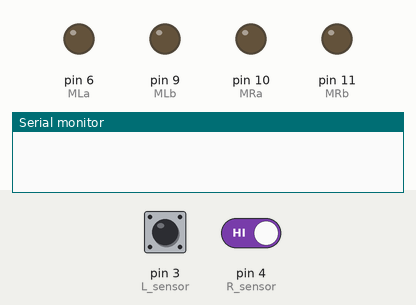
This sketch was run on a simulated Arduino Uno, built with avr-gcc and run on an emulated ATmega328P. Parts: output pins drawn as LEDs (lit = HIGH), the last lines printed to the serial monitor. Dashed ring = blinking. The test bench sets the inputs (shaded band); at power-on: pin 3 (L_sensor) HIGH, pin 4 (R_sensor) HIGH.

Above: at 1.2 s.
1.3 s: pin 3 (L_sensor) driven LOW
At 2.5 s:
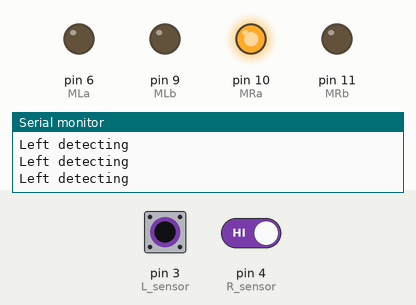
2.8 s: pin 4 (R_sensor) driven LOW
At 3.4 s:
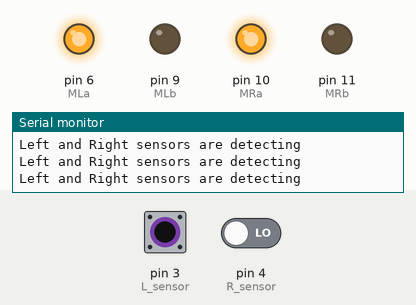
4.3 s: pin 3 (L_sensor) driven HIGH
At 5.0 s:
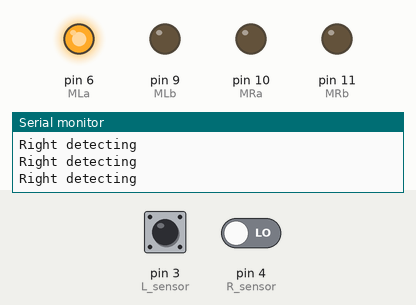
5.8 s: pin 4 (R_sensor) driven HIGH
At 6.1 s:
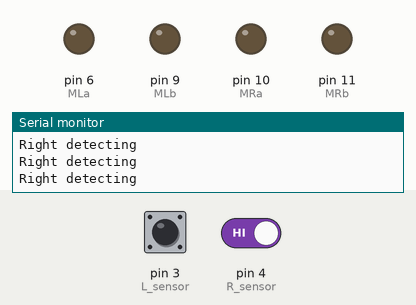
7.3 s: pin 3 (L_sensor) driven LOW and pin 4 (R_sensor) driven LOW
At 8.5 s:
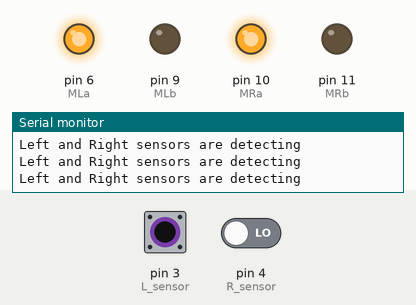
10.3 s: pin 3 (L_sensor) pulsed HIGH 2 times (0.12 s each, 0.3 s apart)
At 10.54 s:
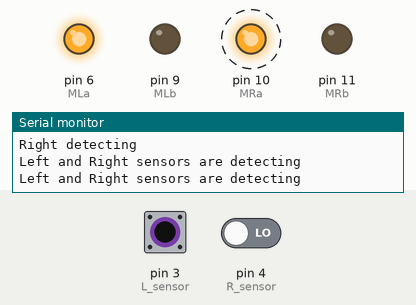
Timing chart, 0 to 13.3 s (numbered marks = the images above; inputs shaded):
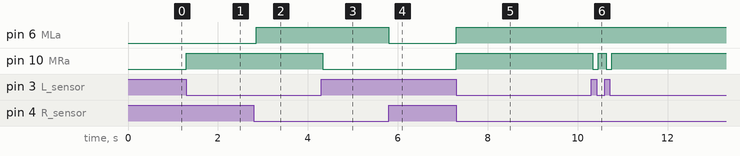

Measured:
- after the input at 1.3 s, pin 10 (MRa): LOW → HIGH at once
- after the input at 2.8 s, pin 6 (MLa): LOW → HIGH after 0.05 s
- after the input at 4.3 s, pin 10 (MRa): HIGH → LOW at once
- after the input at 5.8 s, pin 6 (MLa): HIGH → LOW at once
- after the input at 7.3 s, pin 6 (MLa), pin 10 (MRa): LOW → HIGH at once
- after the input at 10.3 s, pin 10 (MRa): alternates HIGH for 0.18 s and LOW for 0.13 s, 4 changes in all, then stays HIGH, starting at once

The sketch:

Line_following.ino
```cpp
#define MLa 6 //left motor 1st pin
#define MLb 9 //left motor 2nd pin
#define MRa 10 //right motor 1st pin
#define MRb 11 //right motor 2nd pin

#define L_sensor 3
#define R_sensor 4

void setup() {
  pinMode(MLa, OUTPUT);
  pinMode(MLb, OUTPUT);
  pinMode(MRa, OUTPUT);
  pinMode(MRb, OUTPUT);
  pinMode(L_sensor, INPUT);
  pinMode(R_sensor, INPUT);
  Serial.begin(9600);
}
void loop() {
  if((digitalRead(L_sensor) == LOW) && (digitalRead(R_sensor) == LOW)){
    Serial.println("Left and Right sensors are detecting");
    digitalWrite(MLa, HIGH);
    digitalWrite(MLb, LOW);
    digitalWrite(MRa, HIGH);
    digitalWrite(MRb, LOW);
  }
  else if((digitalRead(L_sensor) == LOW) && (digitalRead(R_sensor) == HIGH)){
    Serial.println("Left detecting");
    digitalWrite(MLa, LOW);
    digitalWrite(MLb, LOW);
    digitalWrite(MRa, HIGH);
    digitalWrite(MRb, LOW);
  }
  else if((digitalRead(L_sensor) == HIGH) && (digitalRead(R_sensor) == LOW)){
    Serial.println("Right detecting");
    digitalWrite(MLa, HIGH);
    digitalWrite(MLb, LOW);
    digitalWrite(MRa, LOW);
    digitalWrite(MRb, LOW);
  }
  else{
    digitalWrite(MLa, LOW);
    digitalWrite(MLb, LOW);
    digitalWrite(MRa, LOW);
    digitalWrite(MRb, LOW);
  }
}
```
